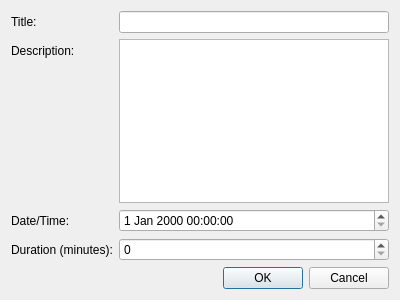
<?xml version="1.0" encoding="UTF-8"?>
<ui version="4.0">
 <!-- Main dialog widget -->
 <class>AcademicDialog</class>
 <widget class="QDialog" name="AcademicDialog">
  <property name="geometry">
   <rect>
    <x>0</x>
    <y>0</y>
    <width>400</width>
    <height>300</height>
   </rect>
  </property>
  <!-- Main vertical layout -->
  <layout class="QVBoxLayout" name="verticalLayout">
   <item>
    <!-- Form layout for input fields -->
    <layout class="QFormLayout" name="formLayout">
     <!-- Title field -->
     <item row="0" column="0">
      <widget class="QLabel" name="label">
       <property name="text">
        <string>Title:</string>
       </property>
      </widget>
     </item>
     <item row="0" column="1">
      <widget class="QLineEdit" name="titleEdit"/>
     </item>
     <!-- Description field -->
     <item row="1" column="0">
      <widget class="QLabel" name="label_2">
       <property name="text">
        <string>Description:</string>
       </property>
      </widget>
     </item>
     <item row="1" column="1">
      <widget class="QTextEdit" name="descriptionEdit"/>
     </item>
     <!-- Date/Time field -->
     <item row="2" column="0">
      <widget class="QLabel" name="label_3">
       <property name="text">
        <string>Date/Time:</string>
       </property>
      </widget>
     </item>
     <item row="2" column="1">
      <widget class="QDateTimeEdit" name="dateTimeEdit"/>
     </item>
     <!-- Duration field (for lectures only) -->
     <item row="3" column="0">
      <widget class="QLabel" name="durationLabel">
       <property name="text">
        <string>Duration (minutes):</string>
       </property>
      </widget>
     </item>
     <item row="3" column="1">
      <widget class="QSpinBox" name="durationSpinBox">
       <property name="maximum">
        <number>480</number>
       </property>
       <property name="singleStep">
        <number>15</number>
       </property>
      </widget>
     </item>
    </layout>
   </item>
   <!-- OK/Cancel buttons -->
   <item>
    <widget class="QDialogButtonBox" name="buttonBox">
     <property name="orientation">
      <enum>Qt::Horizontal</enum>
     </property>
     <property name="standardButtons">
      <set>QDialogButtonBox::Cancel|QDialogButtonBox::Ok</set>
     </property>
    </widget>
   </item>
  </layout>
 </widget>
 <resources/>
 <!-- Signal/slot connections -->
 <connections>
  <connection>
   <sender>buttonBox</sender>
   <signal>rejected()</signal>
   <receiver>AcademicDialog</receiver>
   <slot>reject()</slot>
  </connection>
 </connections>
</ui> 
